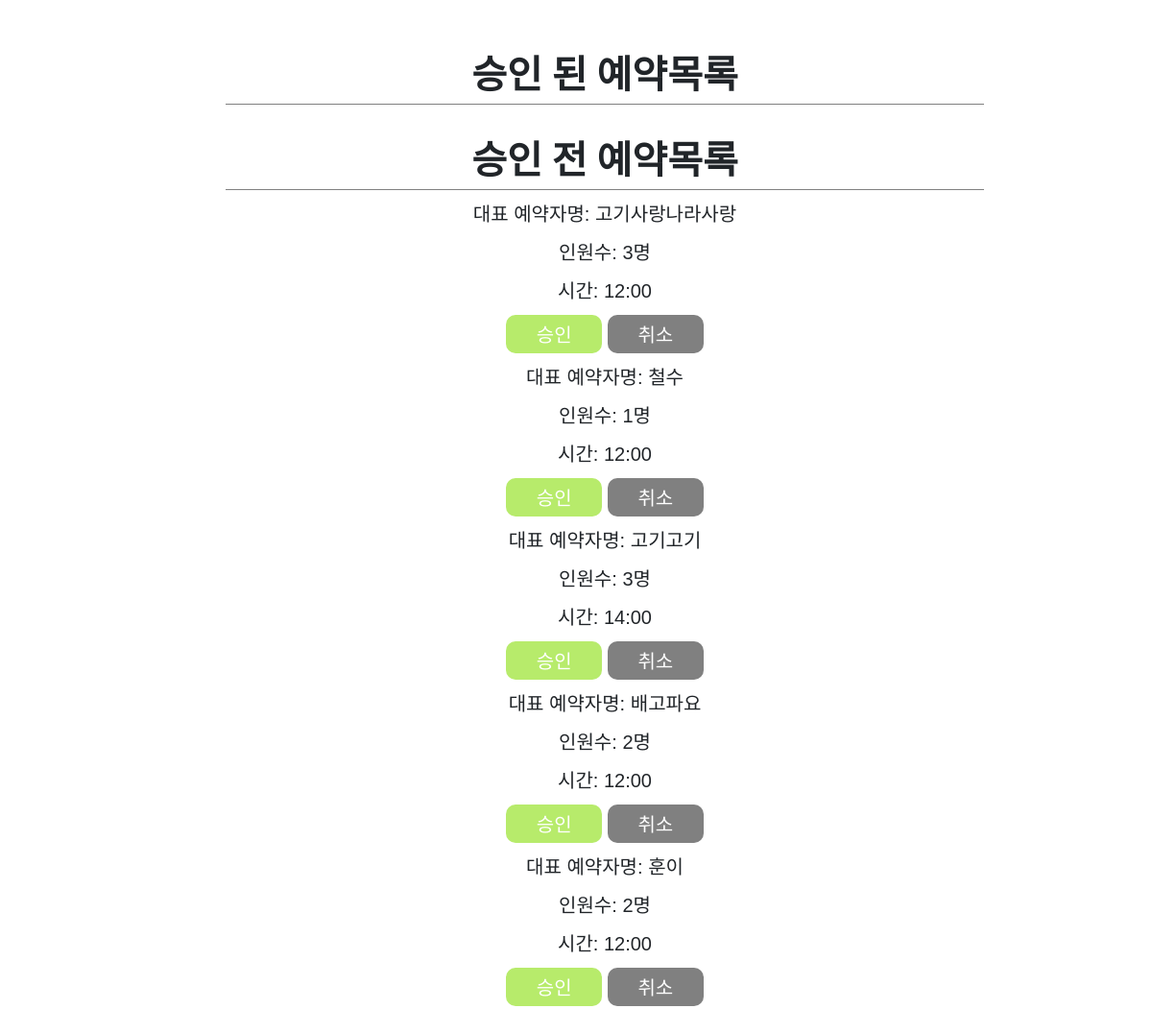
The page /reservation_manage/ (signed in) on the database as committed earlier.
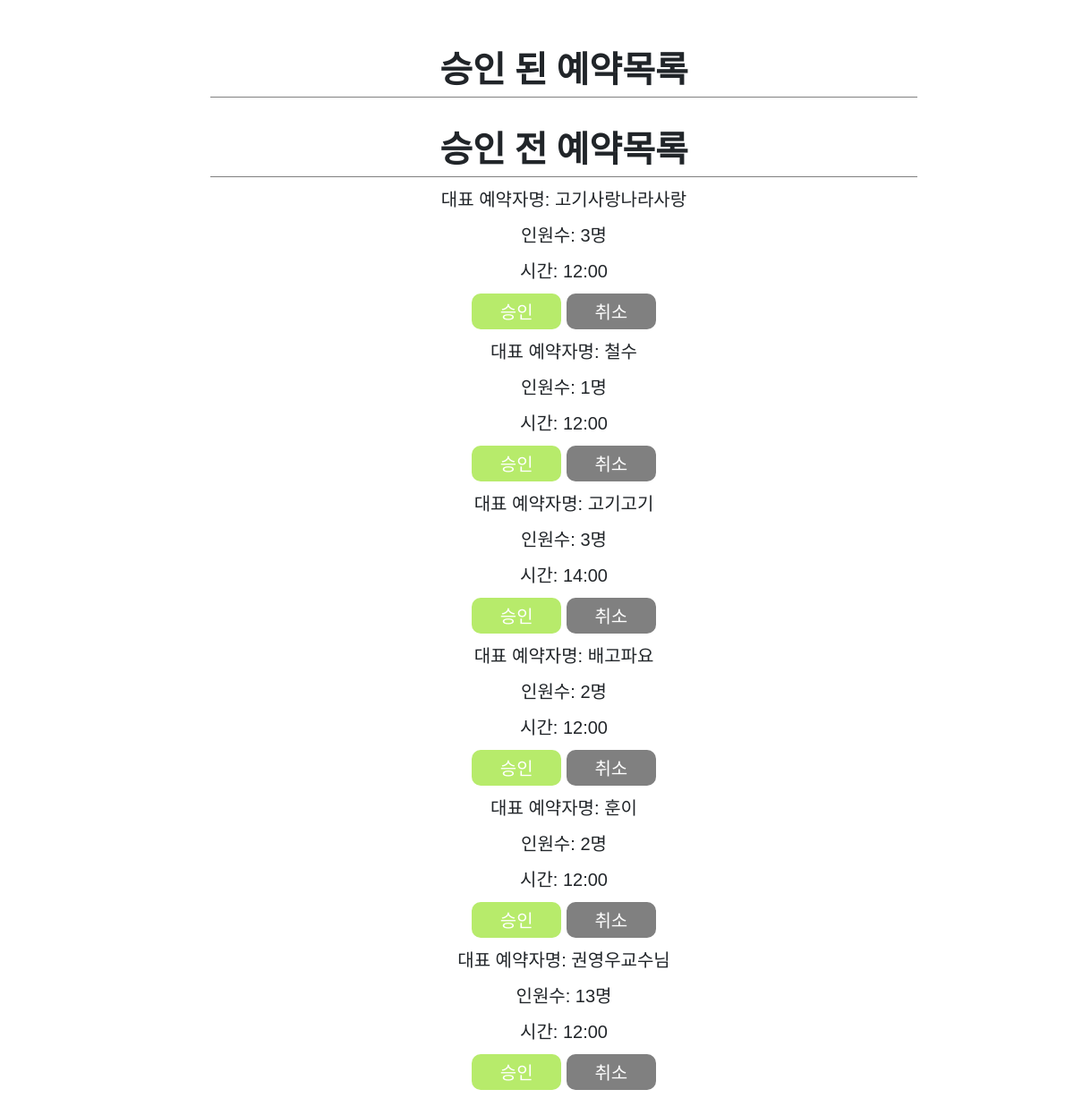
The same page on the database as committed later.
### app1/models.py (models this page shows, shortened)
class Reservation(models.Model):
    group_name=models.CharField(max_length=225)
    time=models.CharField(max_length=225) #models.DateTimeField(auto_now_add=True)
    requirements=models.CharField(max_length=225)
    confirmed=models.IntegerField(default=0)
    customer=models.ForeignKey(User, on_delete=models.CASCADE, null=True)
    shop=models.ForeignKey(Shop, on_delete=models.CASCADE, null=True)
    num=models.IntegerField(default=0)

### app1/views.py (the view, shortened to what this page needs)
# urls.py: path('reservation_manage/',app1.views.reservation_manage,name='reservation_manage'),
def reservation_manage(request):
    user=request.user
    shop=get_object_or_404(Shop,owner=user.id)
    reservation=shop.reservation_set.all()
    return render(request,'reservation_manage.html',{'reservation':reservation,'id':id})

### app1/templates/reservation_manage.html (shortened to what this page needs)
<!DOCTYPE html>
<html lang="en">
<head>
    {% load static %}
    <link rel="stylesheet" href="https://stackpath.bootstrapcdn.com/bootstrap/4.4.1/css/bootstrap.min.css">
    <link rel="stylesheet" href="{% static 'css/reservation_manage.css'%}">
</head>
<body>
    <div class="row">
        <div class="col-md-2"></div>
        <div class="col-md-8 panel panel-default">
            <h1>승인 된 예약목록</h1>
            <h1>승인 전 예약목록</h1>
            {% for reserv in reservation %}
            {% if reserv.confirmed == 0 %}
            <div>대표 예약자명: {{reserv.group_name}}</div>
            <div>인원수: {{reserv.num}}명</div>
            <div>시간: {{reserv.time}}</div>
            <form action="" method="POST">
                <input class="btn" type="submit" value="승인" name="승인" id = "accept">
                <input class="btn" type="submit" value="취소" name="취소" id = "deny">
            </form>
            {% endif %}
            {% endfor %}
        </div>
    </div>
</body>
</html>

Rows that differ between the two databases and show on the page:
added Reservation: group_name "권영우교수님", num "13", time "12:00"
